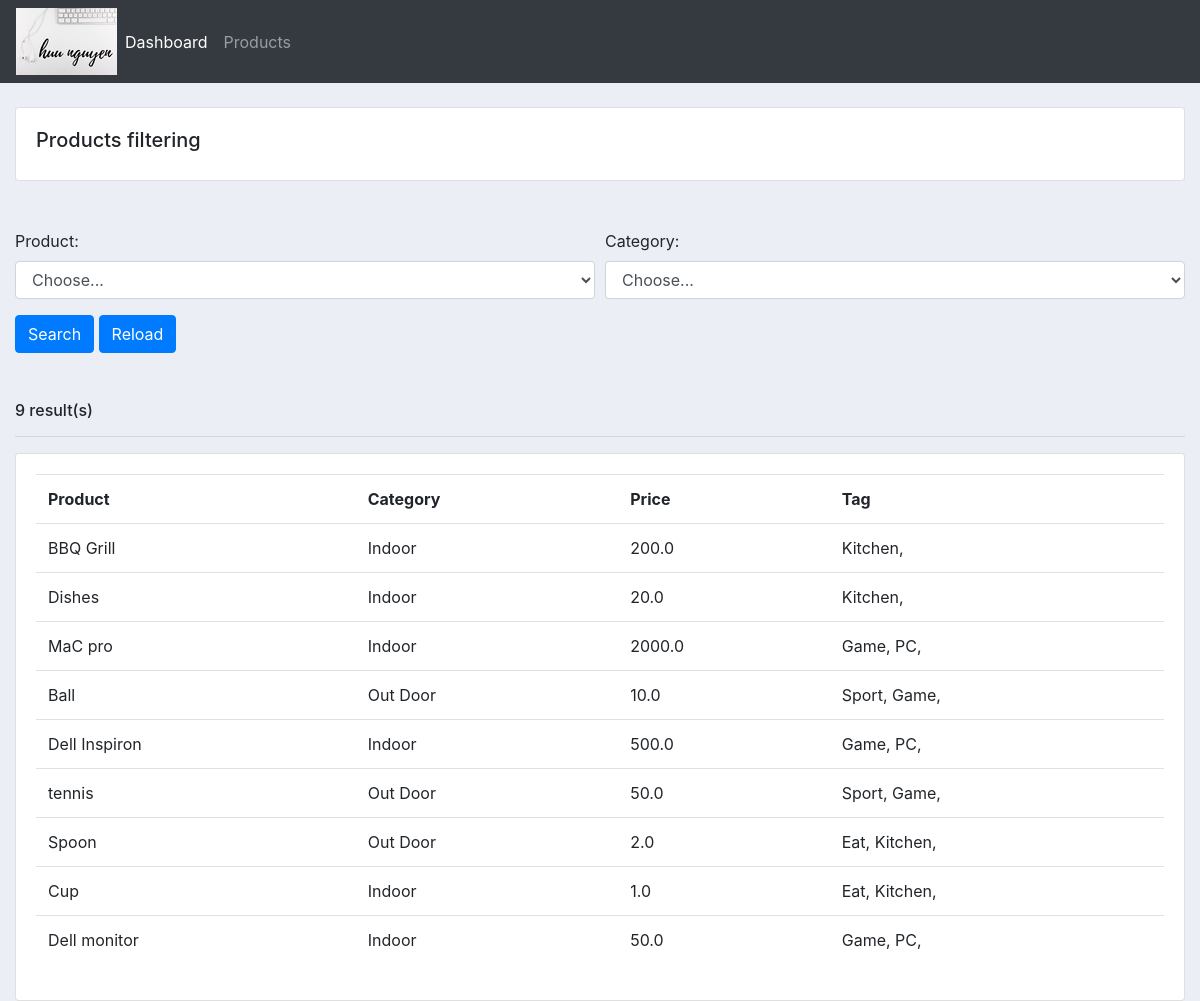
The app's page /products/, older data.
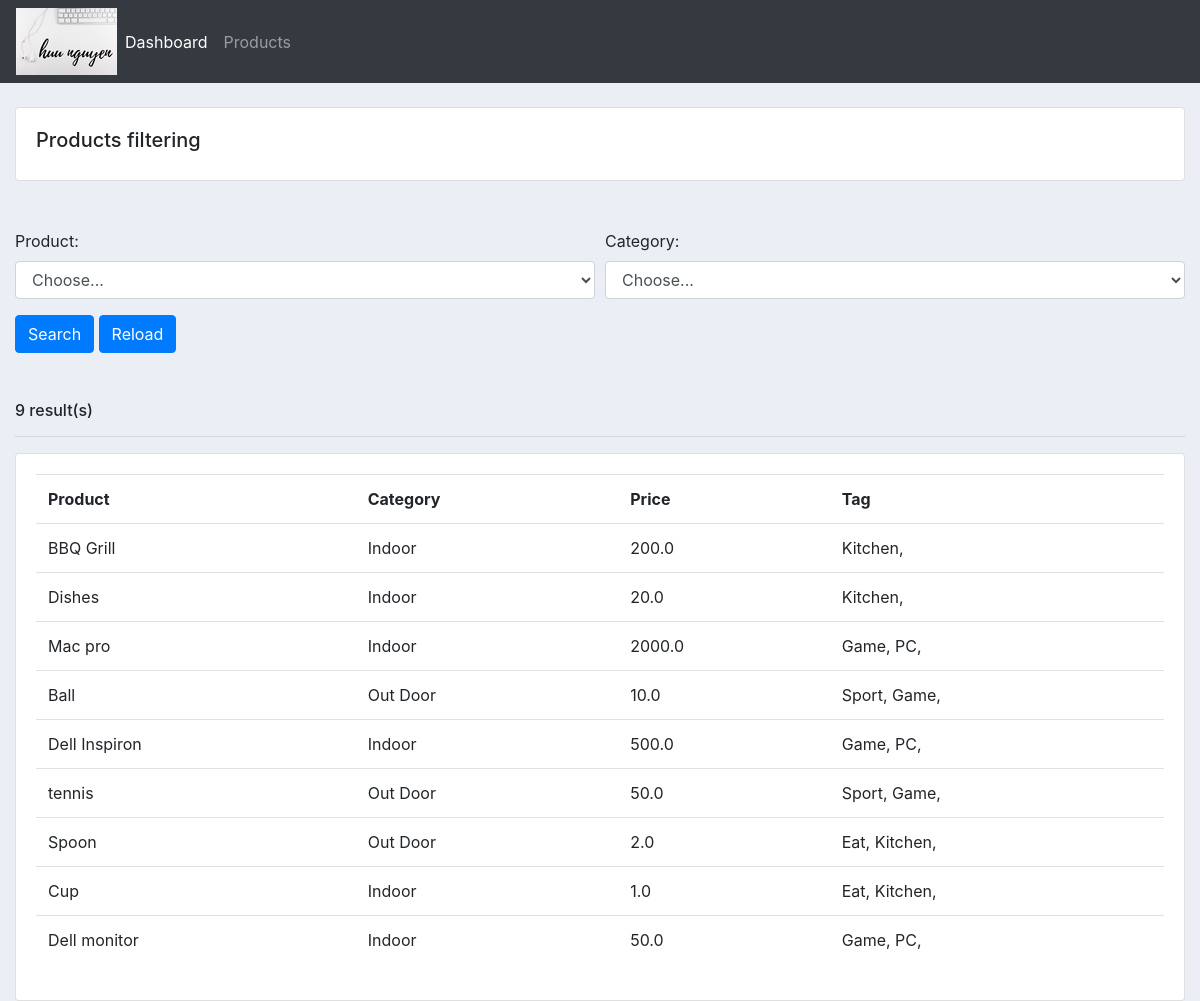
The same page, newer data.
### database_crud/models.py (models this page shows)
class Product(models.Model):
	CATEGORY = (
			('Indoor', 'Indoor'),
			('Out Door', 'Out Door'),
			)
	name = models.CharField(max_length=200, null=True)
	price = models.FloatField(null=True)
	category = models.CharField(max_length=200, null=True, choices=CATEGORY)
	description = models.CharField(max_length=200, null=True, blank=True)
	date_created = models.DateTimeField(auto_now_add=True, null=True)
	tags = models.ManyToManyField(Tag)
	def __str__(self):
		return self.name

### database_crud/views.py (the view)
# urls.py: path('products/', views.products, name='products'),
def products(request):
	products = Product.objects.all()
	product = request.GET.get('product')
	category = request.GET.get('category')
	if is_valid_queryparam(product) and product != 'Choose...':
		products = products.filter(name__icontains=product)
	if is_valid_queryparam(category) and category != 'Choose...':
		products = products.filter(category__icontains=category)
	number=products.count()
	return render(request, 'pages/products.html', {'n' : number,'products':products})

### database_crud/models.py (called while the page is built)
	def __str__(self):
		return self.name

### database_crud/views.py (called while the page is built)
def is_valid_queryparam(param):
    return param!="" and param is not None

### database_crud/templates/pages/products.html (shortened to what this page needs)
{%  extends 'pages/main.html' %}
{% block content %}
		<br>
		<div class="row">
			<div class="col-md">
				<div class="card card-body">
					<h5>Products filtering</h5>
				</div>
				<br>
				<br>
				<form method="GET" action=".">
				<div class="form-row">
					<div class="form-group col-md-6">
						<label for="inputState">Product:</label>
						<select id="inputState" class="form-control" name="product">
							<option selected>Choose...</option>
						</select>
					</div>
					<div class="form-group col-md-6">
						<label for="inputState">Category:</label>
						<select id="inputState" class="form-control" name="category">
							<option selected>Choose...</option>
						</select>
					</div>
				</div>
				<button type="submit" class="btn btn-primary">Search</button>
				<a href="/products" class="btn btn-primary">Reload</a>
				</form>
				<br>
				<br>
				<h6>{{n}} result(s)</h6>
				<hr />
				<div class="card card-body">
					<table class="table">
						<tr>
							<th>Product</th>
							<th>Category</th>
							<th>Price</th>
							<th>Tag</th>
						</tr>
						{% for i in products %}
							<tr>
								<td>{{i.name}}</td>
								<td>{{i.category}}</td>
								<td>{{i.price}}</td>
								<td>
									{% for tag in i.tags.all %}
										{{ tag }},
									{% endfor %}
								</td>
							</tr>
						{% endfor %}
					</table>
				</div>
			</div>
		</div>
{% endblock content %}

Row changes from the older to the newer data that the page shows:
changed Product: name "MaC pro" → "Mac pro"
